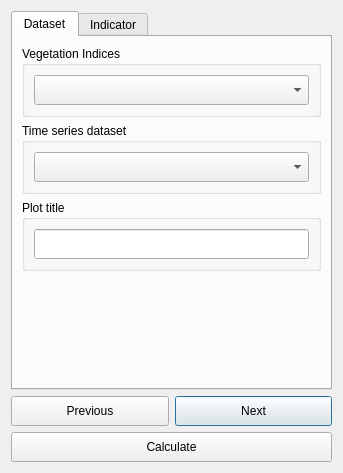
<?xml version="1.0" encoding="UTF-8"?>
<ui version="4.0">
 <class>DlgTimeseries</class>
 <widget class="QDialog" name="DlgTimeseries">
  <property name="geometry">
   <rect>
    <x>0</x>
    <y>0</y>
    <width>339</width>
    <height>473</height>
   </rect>
  </property>
  <property name="sizePolicy">
   <sizepolicy hsizetype="Fixed" vsizetype="Fixed">
    <horstretch>0</horstretch>
    <verstretch>0</verstretch>
   </sizepolicy>
  </property>
  <property name="windowTitle">
   <string>Plot time series</string>
  </property>
  <layout class="QVBoxLayout" name="verticalLayout_2">
   <item>
    <widget class="QTabWidget" name="TabBox">
     <property name="currentIndex">
      <number>0</number>
     </property>
     <widget class="QWidget" name="DatasetTab">
      <attribute name="title">
       <string>Dataset</string>
      </attribute>
      <layout class="QVBoxLayout" name="verticalLayout_4">
       <item>
        <widget class="QGroupBox" name="groupBox_2">
         <property name="minimumSize">
          <size>
           <width>299</width>
           <height>0</height>
          </size>
         </property>
         <property name="title">
          <string>Vegetation Indices</string>
         </property>
         <layout class="QVBoxLayout" name="verticalLayout_7">
          <item>
           <widget class="QComboBox" name="indices">
            <property name="minimumSize">
             <size>
              <width>275</width>
              <height>30</height>
             </size>
            </property>
           </widget>
          </item>
         </layout>
        </widget>
       </item>
       <item>
        <widget class="QGroupBox" name="groupBox">
         <property name="title">
          <string>Time series dataset</string>
         </property>
         <layout class="QVBoxLayout" name="verticalLayout_3">
          <item>
           <widget class="QComboBox" name="dataset_ndvi">
            <property name="sizePolicy">
             <sizepolicy hsizetype="Expanding" vsizetype="Minimum">
              <horstretch>0</horstretch>
              <verstretch>0</verstretch>
             </sizepolicy>
            </property>
            <property name="minimumSize">
             <size>
              <width>275</width>
              <height>30</height>
             </size>
            </property>
           </widget>
          </item>
         </layout>
        </widget>
       </item>
       <item>
        <widget class="QGroupBox" name="metadataGroupBox">
         <property name="title">
          <string>Plot title</string>
         </property>
         <layout class="QVBoxLayout" name="verticalLayout">
          <item>
           <widget class="QLineEdit" name="task_name">
            <property name="sizePolicy">
             <sizepolicy hsizetype="Expanding" vsizetype="Minimum">
              <horstretch>0</horstretch>
              <verstretch>0</verstretch>
             </sizepolicy>
            </property>
            <property name="minimumSize">
             <size>
              <width>200</width>
              <height>30</height>
             </size>
            </property>
            <property name="maxLength">
             <number>160</number>
            </property>
           </widget>
          </item>
         </layout>
        </widget>
       </item>
       <item>
        <spacer name="verticalSpacer">
         <property name="orientation">
          <enum>Qt::Vertical</enum>
         </property>
         <property name="sizeHint" stdset="0">
          <size>
           <width>20</width>
           <height>40</height>
          </size>
         </property>
        </spacer>
       </item>
      </layout>
     </widget>
     <widget class="QWidget" name="IndicatorTab">
      <attribute name="title">
       <string>Indicator</string>
      </attribute>
      <layout class="QVBoxLayout" name="verticalLayout_5">
       <item>
        <widget class="QGroupBox" name="groupBox_4">
         <property name="sizePolicy">
          <sizepolicy hsizetype="Preferred" vsizetype="Minimum">
           <horstretch>0</horstretch>
           <verstretch>0</verstretch>
          </sizepolicy>
         </property>
         <property name="title">
          <string>Trajectory indicator</string>
         </property>
         <layout class="QVBoxLayout" name="verticalLayout_6">
          <item>
           <widget class="QComboBox" name="traj_indic">
            <property name="sizePolicy">
             <sizepolicy hsizetype="Expanding" vsizetype="Minimum">
              <horstretch>0</horstretch>
              <verstretch>0</verstretch>
             </sizepolicy>
            </property>
            <property name="minimumSize">
             <size>
              <width>275</width>
              <height>30</height>
             </size>
            </property>
           </widget>
          </item>
         </layout>
        </widget>
       </item>
       <item>
        <widget class="QGroupBox" name="groupBox_3">
         <property name="title">
          <string>Baseline period</string>
         </property>
         <layout class="QGridLayout" name="gridLayout_5">
          <item row="1" column="0">
           <widget class="QDateEdit" name="traj_year_start">
            <property name="sizePolicy">
             <sizepolicy hsizetype="Minimum" vsizetype="Minimum">
              <horstretch>0</horstretch>
              <verstretch>0</verstretch>
             </sizepolicy>
            </property>
            <property name="minimumSize">
             <size>
              <width>0</width>
              <height>30</height>
             </size>
            </property>
            <property name="maximumSize">
             <size>
              <width>120</width>
              <height>35</height>
             </size>
            </property>
            <property name="maximumDate">
             <date>
              <year>2030</year>
              <month>12</month>
              <day>31</day>
             </date>
            </property>
            <property name="minimumDate">
             <date>
              <year>1980</year>
              <month>1</month>
              <day>1</day>
             </date>
            </property>
            <property name="displayFormat">
             <string>yyyy</string>
            </property>
            <property name="date">
             <date>
              <year>2000</year>
              <month>1</month>
              <day>1</day>
             </date>
            </property>
           </widget>
          </item>
          <item row="0" column="0">
           <widget class="QLabel" name="label_7">
            <property name="font">
             <font>
              <weight>50</weight>
              <bold>false</bold>
             </font>
            </property>
            <property name="text">
             <string>Starting year:</string>
            </property>
           </widget>
          </item>
          <item row="0" column="1">
           <widget class="QLabel" name="label_6">
            <property name="font">
             <font>
              <weight>50</weight>
              <bold>false</bold>
             </font>
            </property>
            <property name="text">
             <string>Ending year:</string>
            </property>
           </widget>
          </item>
          <item row="1" column="1">
           <widget class="QDateEdit" name="traj_year_end">
            <property name="sizePolicy">
             <sizepolicy hsizetype="Minimum" vsizetype="Minimum">
              <horstretch>0</horstretch>
              <verstretch>0</verstretch>
             </sizepolicy>
            </property>
            <property name="minimumSize">
             <size>
              <width>0</width>
              <height>30</height>
             </size>
            </property>
            <property name="maximumSize">
             <size>
              <width>120</width>
              <height>35</height>
             </size>
            </property>
            <property name="maximumDateTime">
             <datetime>
              <hour>23</hour>
              <minute>59</minute>
              <second>59</second>
              <year>2030</year>
              <month>12</month>
              <day>31</day>
             </datetime>
            </property>
            <property name="minimumDate">
             <date>
              <year>1980</year>
              <month>1</month>
              <day>1</day>
             </date>
            </property>
            <property name="displayFormat">
             <string>yyyy</string>
            </property>
            <property name="date">
             <date>
              <year>2015</year>
              <month>12</month>
              <day>31</day>
             </date>
            </property>
           </widget>
          </item>
         </layout>
        </widget>
       </item>
       <item>
        <widget class="QGroupBox" name="groupBox_5">
         <property name="title">
          <string>Climate dataset</string>
         </property>
         <layout class="QVBoxLayout" name="verticalLayout_8">
          <item>
           <widget class="QComboBox" name="traj_climate">
            <property name="sizePolicy">
             <sizepolicy hsizetype="Expanding" vsizetype="Minimum">
              <horstretch>0</horstretch>
              <verstretch>0</verstretch>
             </sizepolicy>
            </property>
            <property name="minimumSize">
             <size>
              <width>275</width>
              <height>30</height>
             </size>
            </property>
           </widget>
          </item>
         </layout>
        </widget>
       </item>
       <item>
        <spacer name="verticalSpacer_2">
         <property name="orientation">
          <enum>Qt::Vertical</enum>
         </property>
         <property name="sizeHint" stdset="0">
          <size>
           <width>20</width>
           <height>40</height>
          </size>
         </property>
        </spacer>
       </item>
      </layout>
     </widget>
    </widget>
   </item>
   <item>
    <layout class="QGridLayout" name="gridLayout">
     <item row="0" column="1">
      <widget class="QPushButton" name="button_next">
       <property name="sizePolicy">
        <sizepolicy hsizetype="Minimum" vsizetype="Minimum">
         <horstretch>0</horstretch>
         <verstretch>0</verstretch>
        </sizepolicy>
       </property>
       <property name="minimumSize">
        <size>
         <width>0</width>
         <height>30</height>
        </size>
       </property>
       <property name="text">
        <string>Next</string>
       </property>
      </widget>
     </item>
     <item row="0" column="0">
      <widget class="QPushButton" name="button_prev">
       <property name="sizePolicy">
        <sizepolicy hsizetype="Minimum" vsizetype="Minimum">
         <horstretch>0</horstretch>
         <verstretch>0</verstretch>
        </sizepolicy>
       </property>
       <property name="minimumSize">
        <size>
         <width>0</width>
         <height>30</height>
        </size>
       </property>
       <property name="text">
        <string>Previous</string>
       </property>
      </widget>
     </item>
     <item row="1" column="0" colspan="2">
      <widget class="QPushButton" name="button_calculate">
       <property name="sizePolicy">
        <sizepolicy hsizetype="Minimum" vsizetype="Minimum">
         <horstretch>0</horstretch>
         <verstretch>0</verstretch>
        </sizepolicy>
       </property>
       <property name="minimumSize">
        <size>
         <width>0</width>
         <height>30</height>
        </size>
       </property>
       <property name="text">
        <string>Calculate</string>
       </property>
      </widget>
     </item>
    </layout>
   </item>
  </layout>
 </widget>
 <resources/>
 <connections/>
</ui>
